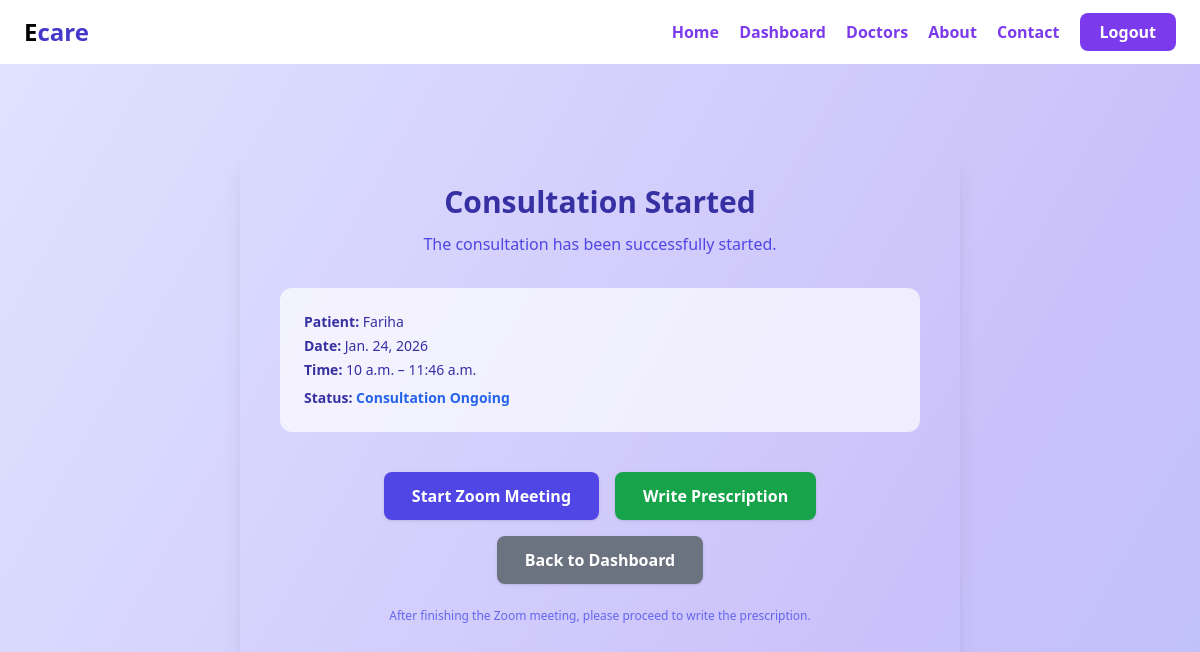
The page /appointments/doctor/consultation/start/10/ (signed in) on the database its author committed.
### appointments/models.py (models this page shows, shortened)
class Appointment(models.Model):
    STATUS_CHOICES = (
        ("PENDING", "Pending"),
        ("APPROVED", "Approved"),
        ("REJECTED", "Rejected"),
    )
    CONSULTATION_STATUS = (
        ("NOT_STARTED", "Not Started"),
        ("ONGOING", "Ongoing"),
        ("COMPLETED", "Completed"),
    )
    slot = models.ForeignKey(
        DoctorAvailableSlot,
        on_delete=models.CASCADE,
        related_name="appointments"
    )
    patient = models.ForeignKey(
        User, on_delete=models.CASCADE, related_name="appointments"
    )
    status = models.CharField(
        max_length=20, choices=STATUS_CHOICES, default="PENDING"
    )
    consultation_status = models.CharField(
        max_length=20,
        choices=CONSULTATION_STATUS,
        default="NOT_STARTED"
    )
    prescription = models.TextField(blank=True, null=True)
    prescription_pdf = models.FileField(
        upload_to="prescriptions/",
        blank=True,
        null=True
    )
    zoom_start_url = models.URLField(blank=True, null=True)
    zoom_join_url = models.URLField(blank=True, null=True)
    created_at = models.DateTimeField(auto_now_add=True)

class DoctorAvailableSlot(models.Model):
    doctor = models.ForeignKey(
        User, on_delete=models.CASCADE, related_name="slots"
    )
    date = models.DateField()
    start_time = models.TimeField()
    end_time = models.TimeField()
    is_booked = models.BooleanField(default=False)

### accounts/models.py (models this page shows, shortened)
class User(AbstractUser):
    ROLE_CHOICES = (
        ('admin', 'Admin'),
        ('doctor', 'Doctor'),
        ('patient', 'Patient'),
    )
    role = models.CharField(
        max_length=10,
        choices=ROLE_CHOICES,
        default='patient'
    )
    is_approved = models.BooleanField(default=False)

### appointments/views.py (the view, shortened to what this page needs)
# urls.py: path("doctor/consultation/start/<int:appointment_id>/", views.start_consultation, name="start_consultation"),
def start_consultation(request, appointment_id):
    appointment = get_object_or_404(
        Appointment,
        id=appointment_id,
        slot__doctor=request.user
    )
    return render(
        request,
        "appointments/start_consultation.html",
        {"appointment": appointment}
    )

### templates/appointments/start_consultation.html (shortened to what this page needs)
{% extends "base.html" %}
{% block content %}
<div class="bg-gradient-to-br from-[#dfe2ff] via-[#cbc1fa] to-[#a7c0f9] min-h-screen py-20">
  <div class="max-w-3xl mx-auto px-6">
    <div class="glass p-10 shadow-xl rounded-2xl text-center">
      <h1 class="text-3xl font-bold text-indigo-800 mb-3">
        Consultation Started
      </h1>
      <p class="text-indigo-600 mb-8">
        The consultation has been successfully started.
      </p>
      <div class="bg-white/70 rounded-xl p-6 text-left text-sm text-indigo-800 mb-10">
        <p class="mb-1"><strong>Patient:</strong> {{ appointment.patient.username }}</p>
        <p class="mb-1"><strong>Date:</strong> {{ appointment.slot.date }}</p>
        <p class="mb-1">
          <strong>Time:</strong>
          {{ appointment.slot.start_time }} – {{ appointment.slot.end_time }}
        </p>
        <p class="mt-2">
          <strong>Status:</strong>
          <span class="text-blue-600 font-semibold">
            Consultation Ongoing
          </span>
        </p>
      </div>
      <div class="flex flex-wrap justify-center gap-4">
        <a
          href="{{ appointment.zoom_start_url }}"
          target="_blank"
          class="px-7 py-3 bg-indigo-600 text-white rounded-lg font-semibold shadow hover:bg-indigo-700 transition"
        >
          Start Zoom Meeting
        </a>
        <a
          href="{% url 'write_prescription' appointment.id %}"
          class="px-7 py-3 bg-green-600 text-white rounded-lg font-semibold shadow hover:bg-green-700 transition"
        >
          Write Prescription
        </a>
        <a
          href="{% url 'doctor_dashboard' %}"
          class="px-7 py-3 bg-gray-500 text-white rounded-lg font-semibold shadow hover:bg-gray-600 transition"
        >
          Back to Dashboard
        </a>
      </div>
      <p class="text-xs text-indigo-500 mt-6">
        After finishing the Zoom meeting, please proceed to write the prescription.
      </p>
    </div>
  </div>
</div>
{% endblock %}

### rows shown on the page
Appointment: patient.username "Fariha", slot "Jan. 24, 2026", slot.start_time "10 a.m.", slot.end_time "11:46 a.m."
